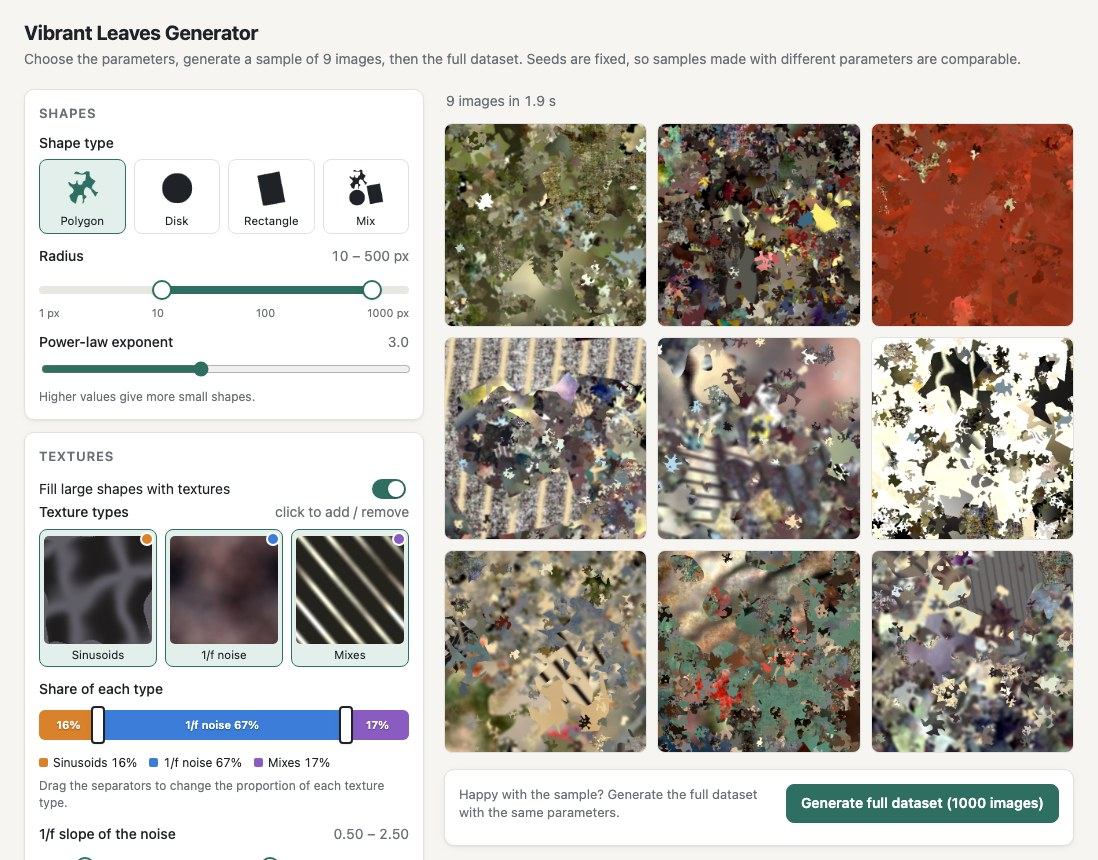
#> input picture assets/app.jpg, 1098 x 860 px
$ python spectrum_vis.py --input_dir ../../assets
#> lines starting #> are read from the running program, lines starting #| are printed output that depends on the picture
import argparse
import os
from pathlib import Path
from typing import List, Tuple
import numpy as np
from PIL import Image
from scipy.ndimage import gaussian_filter

#!/usr/bin/env python3

import matplotlib.pyplot as plt


def list_image_files(directory: Path) -> List[Path]:
    exts = {'.png', '.jpg', '.jpeg', '.tiff', '.bmp', '.gif'}
    return [p for p in sorted(directory.iterdir()) if p.suffix.lower() in exts and p.is_file()]


def load_grayscale(path: Path) -> np.ndarray:
    img = Image.open(path).convert('L')
    return np.asarray(img, dtype=np.float32)


def center_square_crop(arr: np.ndarray, side: int) -> np.ndarray:
    h, w = arr.shape
    y0 = (h - side) // 2
    x0 = (w - side) // 2
    return arr[y0:y0 + side, x0:x0 + side]


def compute_power_spectrum(img: np.ndarray) -> np.ndarray:
    # Optional mean removal to reduce DC spike
    img = img - img.mean()

    # Apply 2D Hann window to reduce edge artifacts (cross pattern)
    h, w = img.shape
    hann_y = np.hanning(h).reshape(-1, 1)
    hann_x = np.hanning(w).reshape(1, -1)
    window = hann_y * hann_x
    img = img * window

    f = np.fft.fft2(img)
    f_shift = np.fft.fftshift(f)
    power = (np.abs(f_shift) ** 2)
    return power


def aggregate_average_power(image_paths: List[Path]) -> Tuple[np.ndarray, int]:
    # First pass: find global minimal square side
    min_side = None
    sizes = []
    for p in image_paths:
        try:
            with Image.open(p) as im:
#> im is the input picture: PIL image 1098x860 RGB; mean R, G, B 189, 183.7, 176.9
                im = im.convert('L')
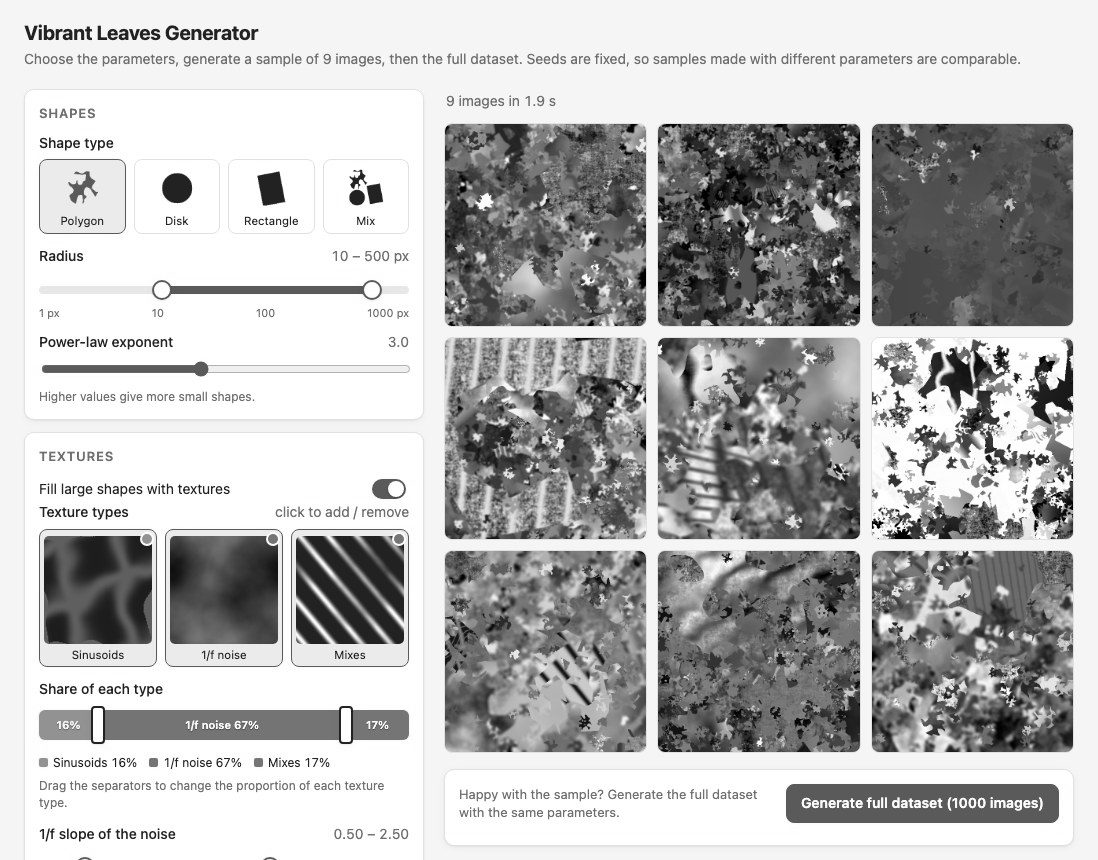
#> im: PIL image 1098x860 L; min 0, max 255, mean 184.6
                w, h = im.size
#> w = 1098; h = 860
        except Exception:
            continue
        side = min(w, h)
#> side = 860
        sizes.append(side)
        min_side = side if min_side is None else min(min_side, side)
#> min_side = 860
#> pass 2 of the loop in aggregate_average_power, `for p in image_paths:`:
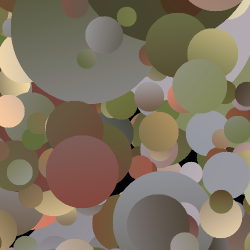
#> input picture assets/im_69809436.png, 250 x 250 px
#> in aggregate_average_power, im is the input picture: PIL image 250x250 RGB; mean R, G, B 127.6, 116, 98.1
#> in aggregate_average_power, `im = im.convert('L')`:
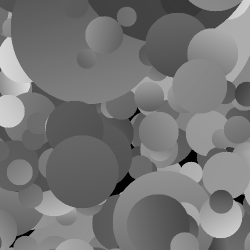
#> im: PIL image 250x250 L; min 1, max 218, mean 117.4
    if min_side is None:
        raise RuntimeError("No valid images found.")

    acc = None
    count = 0
    for p in image_paths:
        print(count)
        try:
            arr = load_grayscale(p)
        except Exception:
            continue
        side = min(arr.shape)
#> side = 860
        arr_sq = center_square_crop(arr, side)
#> in center_square_crop, `return arr[y0:y0 + side, x0:x0 + side]`:
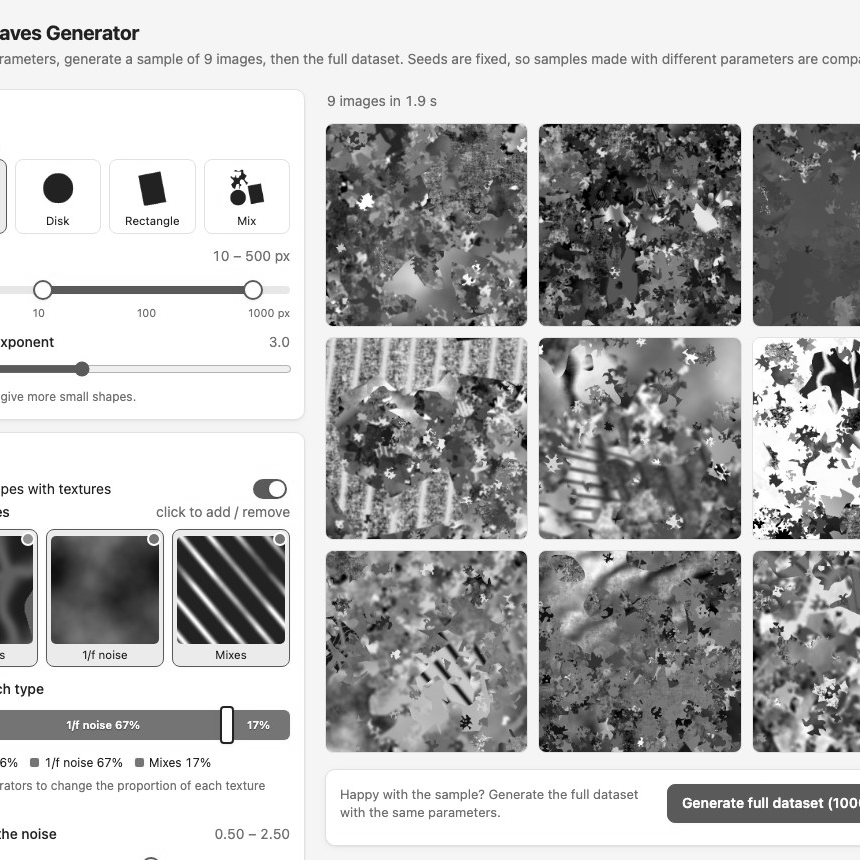
#> returned value: shape (860, 860) float32; min 0, max 255, mean 181.4
        if side != min_side:
            # Center crop down further to min_side
            arr_sq = center_square_crop(arr_sq, min_side)
#> call 2 of center_square_crop, with side = 250
#> in center_square_crop (call 2), `return arr[y0:y0 + side, x0:x0 + side]`:
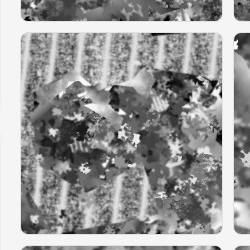
#> returned value: shape (250, 250) float32; min 0, max 255, mean 154.4
        power = compute_power_spectrum(arr_sq)
#> in compute_power_spectrum, `img = img * window`:
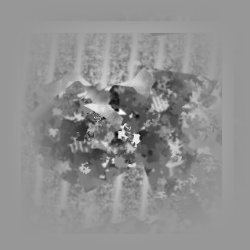
#> img: shape (250, 250) float64; min -141, max 96.98, mean -6.3; drawn with min black and max white
        if acc is None:
            acc = np.zeros_like(power, dtype=np.float64)
        acc += power
        count += 1
#> pass 2 of the loop in aggregate_average_power, `for p in image_paths:`:
#> in compute_power_spectrum (call 2), `img = img * window`:
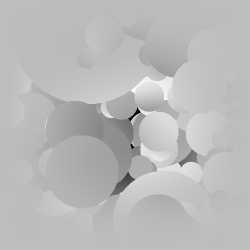
#> img: shape (250, 250) float64; min -115.5, max 40.26, mean -1.5; drawn with min black and max white
    if count == 0:
        raise RuntimeError("Failed to process any images.")
    avg_power = acc / count
#> in main, `avg_power, side = aggregate_average_power(paths)`: side = 250
    return avg_power, min_side


def plot_log_contours(power: np.ndarray, output: Path, levels: int = 12, cmap: str = 'magma', sigma: float = 1.5):
#> called with levels = 20, cmap = 'magma', sigma = 1.5
    log_power = np.log10(1.0 + power)
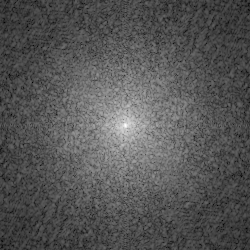
#> log_power: shape (250, 250) float64; min 3.18, max 10.91, mean 5.78; drawn with min black and max white
    # Apply Gaussian smoothing to regularize noisy contours
    log_power_smooth = gaussian_filter(log_power, sigma=sigma)
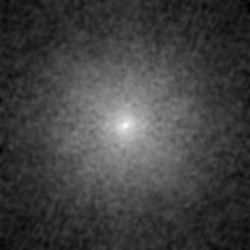
#> log_power_smooth: shape (250, 250) float64; min 4.31, max 10.07, mean 5.78; drawn with min black and max white
    plt.figure(figsize=(6,6), dpi=150)
    plt.contour(log_power_smooth, levels=levels, cmap=cmap)
    plt.title("Average Squared 2D Fourier Spectrum (log10 domain)")
    plt.axis('off')
    plt.tight_layout()
    plt.savefig(output)
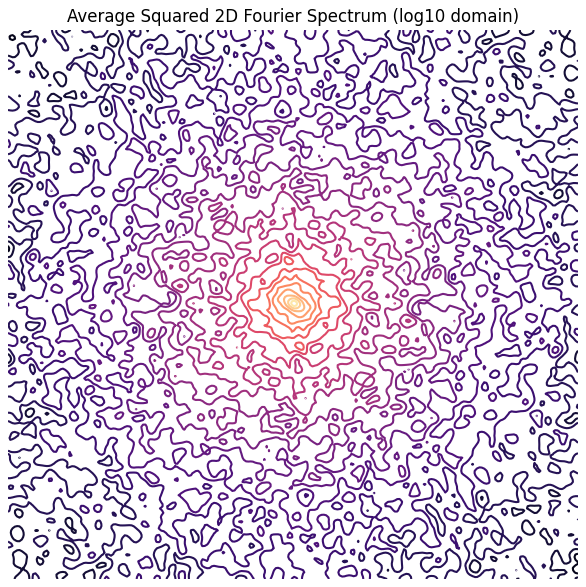
#> figure drawn by matplotlib, 1 panel
    plt.close()


def main():
    parser = argparse.ArgumentParser(description="Average squared 2D Fourier spectrum over images.")
    parser.add_argument("--input_dir", type=str, help="Input directory containing images.")
    parser.add_argument("-o", "--output", type=str, default="avg_spectrum_contours.png",
                        help="Output contour plot filename.")
    parser.add_argument("--levels", type=int, default=20, help="Number of contour levels.")
    args = parser.parse_args()

    input_dir = Path(args.input_dir)
    if not input_dir.is_dir():
        raise SystemExit(f"Not a directory: {input_dir}")

    paths = list_image_files(input_dir)[:1000]
    if not paths:
        raise SystemExit("No image files found in directory.")

    avg_power, side = aggregate_average_power(paths)
    plot_log_contours(avg_power, Path(args.output), levels=args.levels)

    print(f"Processed {len(paths)} images. Square side used: {side}. Saved plot to {args.output}")
#| Processed 2 images. Square side used: 250. Saved plot to avg_spectrum_contours.png


if __name__ == "__main__":
    main()
